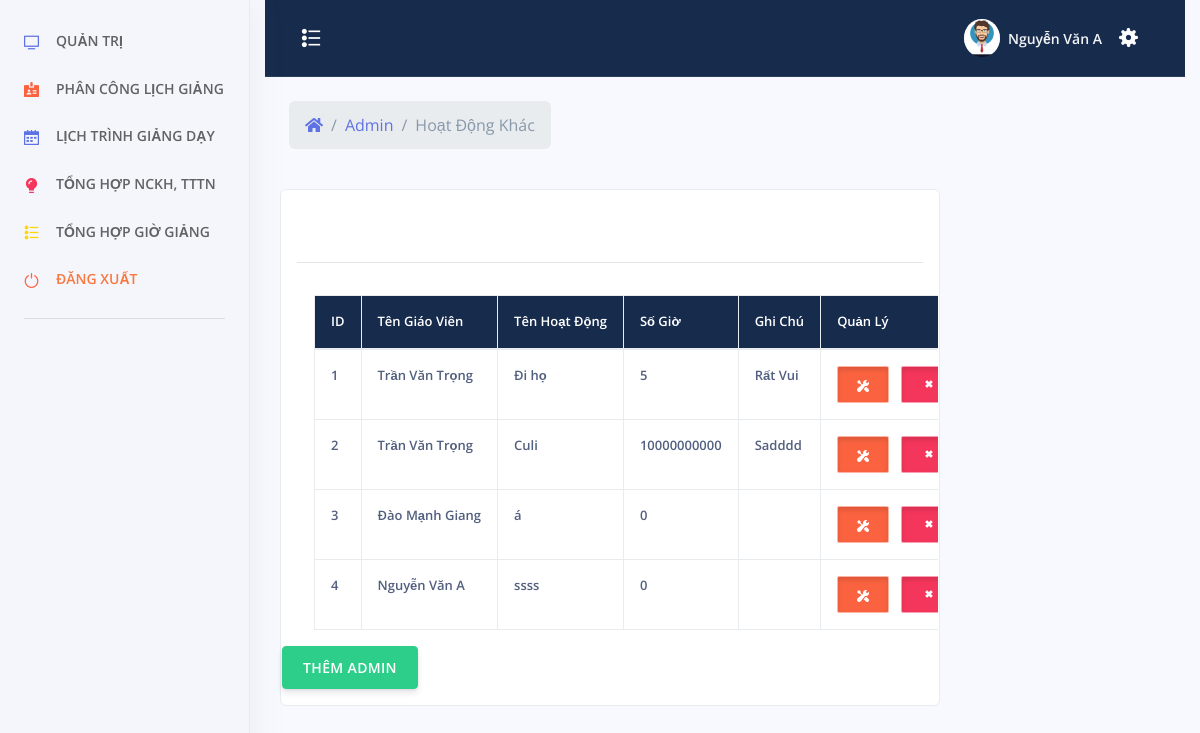
/admin/index.php?menu=ngoihoidong (signed in), run on the app's committed database.
### tables this page shows
CREATE TABLE `ngoi_hoi_dong` (
  `id_ngoihoidong` int(11) NOT NULL,
  `id_giaovien` int(11) NOT NULL,
  `hoat_dong` varchar(500) NOT NULL,
  `so_gio` float NOT NULL,
  `ghi_chu` varchar(500) NOT NULL
);

CREATE TABLE `tai_khoan` (
  `id_tai_khoan` int(11) NOT NULL,
  `ten_tai_khoan` varchar(30) NOT NULL,
  `mat_khau` varchar(100) NOT NULL,
  `nhom_tai_khoan` tinyint(2) NOT NULL,
  `ten_sinh_vien` varchar(100) NOT NULL,
  `sdt` varchar(20) NOT NULL,
  `ngay_sinh` varchar(50) NOT NULL,
  `ngay_tao` datetime NOT NULL
);

### admin/hoidong.php (the view, shortened to what this page needs)
<?php
	include_once('../config/config.php');
	include_once('../header.php');
 ?>
 <?php
		if($_SESSION["taikhoan"] == NULL){ ?>
			<script>
				window.location.href="../tai-khoan/dang-nhap.php";
			</script>
		<?php }else {?>
			<div class="row align-items-center py-4">
            <div class="col-lg-6 col-7">
              <nav aria-label="breadcrumb" class="d-none d-md-inline-block ml-md-4">
                <ol class="breadcrumb breadcrumb-links breadcrumb-dark">
                  <li class="breadcrumb-item"><a href="#"><i class="fas fa-home"></i></a></li>
                  <li class="breadcrumb-item"><a href="index.php">Admin</a></li>
                  <li class="breadcrumb-item active" aria-current="page">Hoạt Động Khác</li>
                </ol>
              </nav>
            </div>
          </div>
    <div style="color:#FFF" class="col-xs-12 col-sm-9 col-md-9 col-lg-9 adminhihi">
		<div class="list-group-item">
		<?php
			$sql = "SELECT * FROM `ngoi_hoi_dong`";
			$qr = mysqli_query($conn, $sql);
		 ?>
			<div class="caption">
			</div>
			<hr>
			<div class="row">
				<table class="table table-bordered table-responsive">
					<tr class="chimuc">
						<th>ID</th>
						<th>Tên Giáo Viên</th>
						<th>Tên Hoạt Động</th>
						<th>Số Giờ</th>
						<th>Ghi Chú</th>
						<th>Quản Lý</th>
					</tr>
					<tbody>
					<?php $stt =1; ?>
					<?php while($row = mysqli_fetch_assoc($qr)){ ?>
						<tr>
							<td><?php echo $stt; $stt += 1; ?></td>
							<td><?php
								$idgv = $row["id_giaovien"];
								$sqlgv = "SELECT `ten_sinh_vien` FROM `tai_khoan` WHERE `id_tai_khoan` = '$idgv'";
								$qrgv = mysqli_query($conn, $sqlgv);
								$rowgv = mysqli_fetch_assoc($qrgv);
								echo $rowgv["ten_sinh_vien"];
							?>
							<td>
							<?php echo $row["hoat_dong"]; ?>
							</td>
							<td><?php echo $row["so_gio"]?></td>
							<td><?php echo $row["ghi_chu"]?></td>
							<td align="center">
								<button type="button" id="sua" class="btn btn-warning btn-xs button-sua" title="Sửa"
								ids="<?php echo $row["id_ngoihoidong"]?>"
								gvn="<?php echo $row["id_giaovien"]?>"
								hdn="<?php echo $row["hoat_dong"]?>"
								><span class="btn-inner--icon"><i class="ni ni-settings"></i></span>
								</button>
								  <button type="button" id="xoa" xoa="<?php echo $row["id_ngoihoidong"]?>" class="btn btn-danger btn-xs button-sua" title="Xóa">
								  <span class="btn-inner--icon"><i class="ni ni-fat-remove"></i></span>
  								</button>
							</td>
						</tr>
						<?php } ?>
					</tbody>
				</table>
<br>
<center>
	<button type="button" class="btn btn-success"  data-toggle="modal" data-target="#themadmin">THÊM ADMIN</button>
</center>
			</div>
		</div>
    </div>
	<?php } ?>
</div>
 <?php
	include_once('../footer.php');
 ?>

### assets/css/style.css (style rules this page uses)
i.ni.ni-fat-remove { font-size: 16px; }
span.btn-inner--icon { font-size: 12px; }
button.button-sua { width: auto; height: auto; text-align: center; padding: 7px 19px; border-radius: 2px; box-shadow: inset 0 3px 5px rgba(0, 0, 0, .125); border: 1px solid #ffffff85; }
table.table.table-bordered { border: none; }
table.table.table-bordered.table-responsive { margin-left: 32px; }
tr.chimuc { background-color: #172b4d; }
tr.chimuc th { color: white; }
.table td, .table th { font-size: .8125rem; white-space: nowrap; font-weight: 600!important; }

### data on the page
ngoi_hoi_dong: tai_khoan.ten_sinh_vien "Trần Văn Trọng", hoat_dong "Đi họ", so_gio "5", ghi_chu "Rất Vui"
ngoi_hoi_dong: tai_khoan.ten_sinh_vien "Trần Văn Trọng", hoat_dong "Culi", so_gio "10000000000", ghi_chu "Sadddd"
ngoi_hoi_dong: tai_khoan.ten_sinh_vien "Đào Mạnh Giang", hoat_dong "á", so_gio "0"
ngoi_hoi_dong: tai_khoan.ten_sinh_vien "Nguyễn Văn A", hoat_dong "ssss", so_gio "0"

### other printed values
$_SESSION["tensv"] "Nguyễn Văn A"
